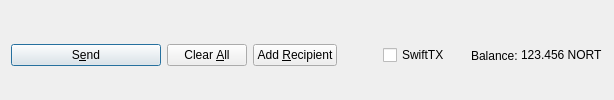
         <widget class="QFrame" name="frame_Send">
          <layout class="QHBoxLayout" name="horizontalLayout">
           <property name="bottomMargin">
            <number>0</number>
           </property>
           <item>
            <widget class="QPushButton" name="sendButton">
             <property name="minimumSize">
              <size>
               <width>150</width>
               <height>0</height>
              </size>
             </property>
             <property name="toolTip">
              <string>Confirm the send action</string>
             </property>
             <property name="text">
              <string>S&amp;end</string>
             </property>
             <property name="icon">
              <iconset resource="../northern.qrc">
               <normaloff>:/icons/send</normaloff>:/icons/send</iconset>
             </property>
             <property name="autoDefault">
              <bool>false</bool>
             </property>
             <property name="default">
              <bool>true</bool>
             </property>
            </widget>
           </item>
           <item>
            <widget class="QPushButton" name="clearButton">
             <property name="sizePolicy">
              <sizepolicy hsizetype="Minimum" vsizetype="Fixed">
               <horstretch>0</horstretch>
               <verstretch>0</verstretch>
              </sizepolicy>
             </property>
             <property name="toolTip">
              <string>Clear all fields of the form.</string>
             </property>
             <property name="text">
              <string>Clear &amp;All</string>
             </property>
             <property name="icon">
              <iconset resource="../northern.qrc">
               <normaloff>:/icons/remove</normaloff>:/icons/remove</iconset>
             </property>
             <property name="autoDefault">
              <bool>false</bool>
             </property>
            </widget>
           </item>
           <item>
            <widget class="QPushButton" name="addButton">
             <property name="toolTip">
              <string>Send to multiple recipients at once</string>
             </property>
             <property name="text">
              <string>Add &amp;Recipient</string>
             </property>
             <property name="icon">
              <iconset resource="../northern.qrc">
               <normaloff>:/icons/add</normaloff>:/icons/add</iconset>
             </property>
             <property name="autoDefault">
              <bool>false</bool>
             </property>
            </widget>
           </item>
           <item>
            <spacer name="horizontalSpacer">
             <property name="orientation">
              <enum>Qt::Horizontal</enum>
             </property>
             <property name="sizeHint" stdset="0">
              <size>
               <width>40</width>
               <height>20</height>
              </size>
             </property>
            </spacer>
           </item>
           <item>
            <layout class="QHBoxLayout" name="horizontalLayout_2">
             <property name="spacing">
              <number>3</number>
             </property>
             <item>
              <widget class="QCheckBox" name="checkSwiftTX">
               <property name="enabled">
                <bool>true</bool>
               </property>
               <property name="minimumSize">
                <size>
                 <width>85</width>
                 <height>0</height>
                </size>
               </property>
               <property name="text">
                <string>SwiftTX</string>
               </property>
              </widget>
             </item>
             <item>
              <widget class="QLabel" name="label">
               <property name="text">
                <string>Balance:</string>
               </property>
              </widget>
             </item>
             <item>
              <widget class="QLabel" name="labelBalance">
               <property name="sizePolicy">
                <sizepolicy hsizetype="Preferred" vsizetype="Fixed">
                 <horstretch>0</horstretch>
                 <verstretch>0</verstretch>
                </sizepolicy>
               </property>
               <property name="cursor">
                <cursorShape>IBeamCursor</cursorShape>
               </property>
               <property name="text">
                <string notr="true">123.456 NORT</string>
               </property>
               <property name="textInteractionFlags">
                <set>Qt::LinksAccessibleByMouse|Qt::TextSelectableByKeyboard|Qt::TextSelectableByMouse</set>
               </property>
              </widget>
             </item>
            </layout>
           </item>
          </layout>
         </widget>
